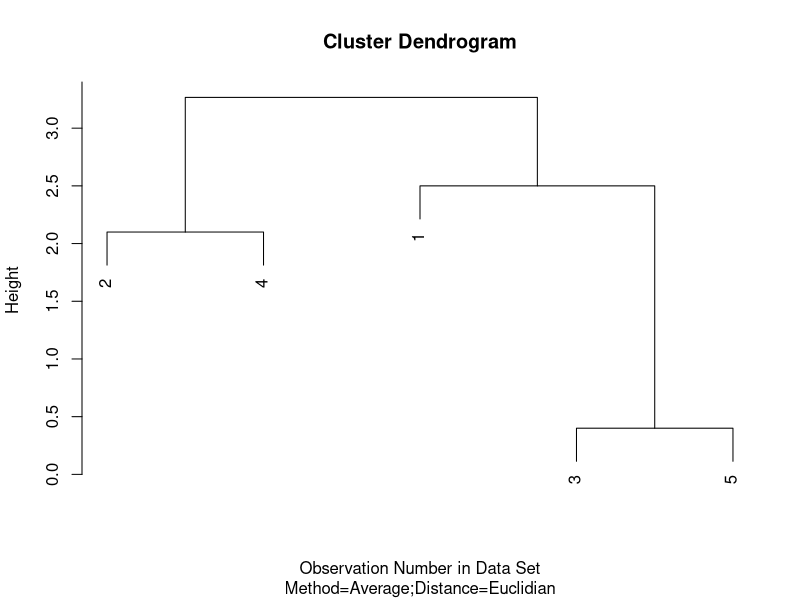

Write R code to recreate this figure. (Note: this script raises an error after producing the figure.)
# EJERCICIO 1:

### clustering2
rm(list=ls())
distancias <- matrix(0, ncol=5, nrow=5);
distancias[upper.tri(distancias)] <- c(3.1,2.4,3.4,3.3,2.1,3.1,2.6,3.6,.4,3.1);
distancias <- t(distancias);

# Metodo average
cluster <- hclust(as.dist(distancias), method="average");
# La matriz de distancias que le cargo es una matriz triangular inferior, igual que la que devuelve dist()

#"ward.D", "ward.D2", "single", "complete", "average" (= UPGMA), "mcquitty" (= WPGMA), "median" (= WPGMC) or "centroid" (= UPGMC).

# a) Sucesion de agrupaciones con el metodo del agrupamiento promedio:
cluster$merge; # orden cuando se unieron
cluster$height; # alturas a las cuales se unieron

cbind(cluster$merge, cluster$height)

# b) Construya un diagrama de arbol jerarquico para la agrupaciones obtenidas 
dendograma <- plot(cluster,main="Cluster Dendrogram",
                   xlab="Observation Number in Data Set",sub="Method=Average;Distance=Euclidian")

# Calcular distancias con los distintos links:
# solo para link promedio
distanciaCalc <- function(dis, g1, g2, enlace="promedio") {
	if(enlace=="promedio"){
		aa <- sum(unlist(lapply(g1, function(x) lapply(g2, function(y) max(distancias[x,y],distancias[y,x])))))/(length(g1)*length(g2));
	} else if(enlace=="min") {
		aa <- min(unlist(lapply(g1, function(x) lapply(g2, function(y) max(distancias[x,y],distancias[y,x])))));
	} else if(enlace=="max"){
		aa <- max(unlist(lapply(g1, function(x) lapply(g2, function(y) max(distancias[x,y],distancias[y,x])))));
	}
	return(aa);	
}

# distancias entre grupos
distanciaCalc(distancias, list(1,2), list(3,4,5), "promedio"); # se usa asi
# distanciaCalc(distancias, list(1), list(3,5), "promedio"); # funciona perfecto

# x = 3
# y = 5
# b = max(distancias[x,y],distancias[y,x])/(length(x)*length(y))
# El maximo de las distiancias al principio tiene que ver con como cargue la matriz de distancias, si es matriz triangular superior o inferior.

# a) a traves coeficiente cofenetico
# Necesito la matriz de distancias:
dist1<- as.dist(distancias)
dist2<- cophenetic(cluster)
cor(dist1,dist2)
# 0.985 posee un coeficiente cofenetico muy elevado por lo que se asume que presenta una baja distoricion en las relaciones originales existentes entre los elementos en estudio.
# Se eljige el metodo que mayor coeficiente presenta.

# EJERCICIO 2:

### clustering
rm(list=ls())
# a) a traves de F criterio de Hartigan.
# F = (SCDG(g) - SCDG(g+1)) / (SCDG(g+1)/(n-g-1))
#calculamos el valor F =(SCDT(k grupos) - SCDT(k+1 grupos))/(SCDT(k+1 grupos) / n-k-1)
calcularF <- function(SCg1, SCg2, numeroGruposDelg1, ntotal) {
    resF <- (SCg1-SCg2) / (SCg2/(ntotal-numeroGruposDelg1-1));
    return(resF);
}
# si es > 10 entonces deberia quedarme con g+1 grupos
# Los parametros que ingresan a la funcion son = SCDT(k grupos); SCDT(k+1 grupos); k ; n.

# Resolucion
# n
n <- 26;

# Sumas de cuadrados dentro totales W para cada k distinto de grupos:
SCG2 <- 63.35+79.49;SCG2
SCG3 <- 63.35+43.94+26.99;SCG3
SCG4 <- 9.36+29.95+27.46+29.07;SCG4

# F entre 2 grupos y 3 grupos: k=2:
calcularF(SCG2, SCG3, 2, n);
(SCG2 - SCG3)/(SCG3/(n-2-1))

# F entre 3 grupos y 4 grupos: k=3:
calcularF(SCG3, SCG4, 3, n);
(SCG3 - SCG4)/(SCG4/(n-3-1))

# Cuando F>10 sugiere quedarnos con un grupo mas, en este caso nos quedariamos con 2 grupos como consecuencia de que F<10 y no tiene sentido dividir en grupos.

# a) a traves de R^2
# R^2 = 1- W/T
# Para este metodo necesito los datos para poder calcular la matriz de varianzas y covarianzas.
# Para 2 grupos:
# Matriz de varainzas y covarianzas:
S=cov(datos)
n = 26
T=(n-1)*S
#Spooled
c1=cov(datos1)
c2=cov(datos2)
Sp=((n1-1)*c1+(n2-1)*c1)/(n-2)
W=(n-2)*Sp
B=T-W
# Para 3 grupos:
# Para 4 grupos:

# a) a traves coeficiente cofenetico
# Necesito la matriz de distancias:
distancia<- dist(datos)
dist2<- cophenetic(cluster)
cor(distancias,dist2)

# EJERCICIO 3:

# a) Expresion analitica de los coeficientes y vector de coeficientes estimados LDA:

### Discriminante lineal a mano
rm(list=ls());
# Matriz de varianzas y covrianzas combinada:
Sp <- matrix(c(4.764,1.001,1.001,3.259), ncol=2, byrow=T);
iSpt <- solve(Sp); #inversa

# Numero de observaciones por grupo:
n <- 70;
nG1 <- 35; nG2 <- 35;

# Medias por grupo
m1t <- c(5, 4.8); # GRUPO 1 es el Cumplidor
m2t <- c(9, 3);

# Proporcion en cada grupos:
pg1=nG1/n
pg2=nG2/n

# Termino constante
alin1 <- -0.5*m1t %*% iSpt %*% m1t + (log(pg1)); # Constante del L1
alin2 <- -0.5*m2t %*% iSpt %*% m2t + (log(pg2));
# Para la profe va sin el ln(prop)
alin1 <- -0.5*m1t %*% iSpt %*% m1t;alin1 # Constante del L1
alin2 <- -0.5*m2t %*% iSpt %*% m2t;alin2
# Valores de dato:
alin1 <- -5.876;
alin2 <- -9.396;

# Pendiente
blin1 <- m1t %*% iSpt; # Pendiente del L1
blin2 <- m2t %*% iSpt;
# Valores de dato:
blin1 <- c(0.777, 1.296);
blin2 <- c(1.813, 0.364);

# Coeficientes de la expresion analitica:
# PREGUNTAR O VER SI LOS COEFICIENTES QUE ME DA ELLA EN LA CONSTANTE TIENEN INCLUIDO EL LOG PROP. Y DEBO RESTARLO
alin <- (alin1-log(pg1))-(alin2-log(pg2)) # -((m1t-m2t) %*% iSpt %*% (m1t+m2t)) / 2
alin <- (alin1-alin2)
blin <- (blin1-blin2) # (m1t-m2t) %*% iSpt
alin; blin; # coeficientes finales.

# Discriminante lineal para cada sujeto
solicitante1 <- c(6,5);
solicitante2 <- c(8,4);

pi1 <- nG1 / n; pi2 <- nG2 / n;
# Con quien comparo para decidir:
critico <- log(pi2/pi1); critico;
# Aplico regla de desicion a los X (solicitante 1 y 2):
alin + blin %*% solicitante1; # como esto es mayor a critico entonces pertenece a G1
alin + blin %*% solicitante2; # como esto es menor a critico entonces pertenece a G2

# Decido:
(alin + blin %*% solicitante1)>critico; # como esto es mayor a critico entonces pertenece a G1. G1= cumplidor.
(alin + blin %*% solicitante2)>critico; # como esto es menor a critico entonces pertenece a G2. G2= no cumplidor.

# b) Prob a priori de los solicitantes
# Invento solicitante 3 
#solicitante3<-c(15,7)
d <- rbind(solicitante1, solicitante2);
DM1 <- mahalanobis(d, center=m1t, cov=Sp, inverted = FALSE); DM1 # Distancia de mahalanobis al vector de medias grupo 1.
DM2 <- mahalanobis(d, center=m2t, cov=Sp, inverted = FALSE); DM2 # Distancia de mahalanobis al vector de medias grupo 2.

# Para mi es asi pq mahalanobis ya devuelve distancia al cuadrado
prY1_x <- pg1*exp(-0.5*DM1)/(pg1*exp(-0.5*DM1)+pg2*exp(-0.5*DM2));prY1_x
# Probabilidad de que los solicitantes pertenezcan al grupo 1 dado los valores de x

prY2_x <- pg2*exp(-0.5*DM2)/(pg1*exp(-0.5*DM1)+pg2*exp(-0.5*DM2));prY2_x
# Probabilidad de que los solicitantes pertenezcan al grupo 2 dado los valores de x


#prY1x <- pi1*exp(-0.5*DM1^2)/(pi1*exp(-0.5*DM1^2)+pi2*exp(-0.5*DM2^2)); # esto es lo que pide
#probGroups <- as.numeric(prY1x < 0.5)+1;


# a) Expresion analitica de los coeficientes y vector de coeficientes estimados QDA:

# Discriminante cuadratico a mano:
# Matrices de varianzas y covrianzas:

S1 <- matrix(c(4.764,1.001,1.001,3.259), ncol=2, byrow=T);
S2 <- matrix(c(3.5,2.4,3.2,2.2), ncol=2, byrow=T);
iS1 <- solve(S1); #inversa
iS2 <- solve(S2); #inversa

# Numero de observaciones por grupo:
n <- 70;
nG1 <- 35; nG2 <- 35;

# Medias por grupo
m1t <- c(5, 4.8); # GRUPO 1 es el Cumplidor
m2t <- c(9, 3);

# Proporcion en cada grupos:
pg1=nG1/n
pg2=nG2/n

# Termino constante 1:
cte1= 0.5*log(det(S1)/det(S2));cte1

# Termino constante 2:
cte2= -0.5*((t(m1t)%*%iS1%*%m1t)-(t(m2t)%*%iS2%*%m2t));cte2

# Termino lineal:
b1= -2*t(x)%*%(iS1%*%m1t-iS2%*%m2t)

# Termino cuadratico:
b2= -0.5*t(x)%*%(iS1-iS2)%*%(x-mit)%*%x

# Se clasifica al grupo que mas grande da:
sol1 <- matrix(c(6,5),ncol=1,byrow=T);
sol2 <- c(8,4);

# La otra forma que parece es la correcta, segun filimina para dos grupos:
# Se clasifica al grupo que mas grande da:
### sol1
Q1=log(pi1)-0.5*log(det(S1))-(0.5*t(sol1-m1t)%*%(iS1)%*%(sol1-m1t));Q1
Q2=log(pi2)-0.5*log(det(S2))-(0.5*t(sol1-m2t)%*%(iS2)%*%(sol1-m2t));Q2
max(Q1,Q2) # El maximo es Q1 entonces asigno al grupo 1.
### sol2
Q1=log(pi1)-0.5*log(det(S1))-(0.5*t(sol2-m1t)%*%(iS1)%*%(sol2-m1t));Q1
Q2=log(pi2)-0.5*log(det(S2))-(0.5*t(sol2-m2t)%*%(iS2)%*%(sol2-m2t));Q2
max(Q1,Q2) # El maximo es Q1 entonces asigno al grupo 1.


# Segun el libro Gareth:
Q1=log(pi1)-(0.5*t(sol1-m1t)%*%(iS1)%*%(sol1-m1t));Q1
Q2=log(pi2)-(0.5*t(sol1-m2t)%*%(iS2)%*%(sol1-m2t));Q2
max(Q1,Q2) # El maximo es Q1 entonces asigno al grupo 1.

Q1=log(pi1)-(0.5*t(sol2-m1t)%*%(iS1)%*%(sol2-m1t));Q1
Q2=log(pi2)-(0.5*t(sol2-m2t)%*%(iS2)%*%(sol2-m2t));Q2
max(Q1,Q2) # El maximo es Q1 entonces asigno al grupo 1.


# Forma en que resta los Q (filmina):
# Debo reemplazar x y mit
### solicitante 1
Q11= (-0.5*t(sol1)%*%(iS1-iS2)%*%((sol1-m1t)*sol1))+(-2*t(sol1)%*%(iS1%*%m1t-iS2%*%m2t))+cte1+cte2;Q11
# No me cierra dimensionalmente voy a hacer de forma separada
Q21= (-0.5*t(sol1)%*%(iS1-iS2)%*%((sol1-m2t)*sol1))+(-2*t(sol1)%*%(iS1%*%m1t-iS2%*%m2t))+cte1+cte2;Q21
Q21>Q11 # asigno al grupo 2
critico <- log(pi2/pi1); critico;

Q11>critico
Q21>critico

### solicitante 2
Q11= (-0.5*t(sol2)%*%(iS1-iS2)%*%((sol2-m1t)*sol2))+(-2*t(sol2)%*%(iS1%*%m1t-iS2%*%m2t))+cte1+cte2;Q11
# No me cierra dimensionalmente voy a hacer de forma separada
Q21= (-0.5*t(sol2)%*%(iS1-iS2)%*%((sol2-m2t)*sol2))+(-2*t(sol2)%*%(iS1%*%m1t-iS2%*%m2t))+cte1+cte2;Q21
Q21>Q11 # asigno al grupo 1


# a) FDCL

# Funcion discriminante canonica lineal:
#MATRIZ DE COVARIANZAS COMBINADA#
n=26;n1=12;n2=14;g=2
m1=m1t
m2=m2t

c1 <- matrix(c(4.764,1.001,1.001,3.259), ncol=2, byrow=T);
c2 <- matrix(c(3.5,2.4,3.2,2.2), ncol=2, byrow=T);
Sp=((n1-1)*c1+(n2-1)*c2)/(n-2);Sp
W=(n-g)* Sp;W
B =T-W;B

#DISCRIMINANTE CANÓNICO utilizando la función eigen#
e=eigen(solve(W)%*%B);e

e1=as.matrix(e$vectors[,1]);e1
fc=(t(e1)%*%B%*%e1)/(t(e1)%*%W%*%e1);fc

###Para determinar el punto de corte
D1=t(e1)%*%m1;D1

D2=t(e1)%*%m2;D2
C=(D1+D2)/2;C
Di=as.matrix(datos)%*%e1

# VER LA RELACION DE LAS MEDIAS Y PONER EL CRITERIO COMO DEBE ESTAR.
yfit=c()
for (i in 1:length(datos$CONDICIO)) 
  if (Di[i]>C) yfit[i]=1 else yfit[i]=2 
####OJO el criterio esta al revés del teórico porque la media del grupo 2 es menor a la del grupo 1
table(yfit,datos$CONDICIO)
cbind(datos$CONDICIO,yfit)



# Punto 4(20 puntos)
# Para un conjunto de 26 observaciones y 6 variables se realizaron agrupaciones jerárquicas
# utilizando distintos métodos, representadas en los siguientes dendongramas.
# Distancia euclidea, enlace(simple, completo, promedio,centroide) y ward
# 1.¿Con qué método se obtuvo el mejor agrupamiento de los datos?
# 2.Describa brevemente el método seleccionado.
# 3.Utilizando el dendograma ¿Cuántos grupos seleccionaría?¿Por qué?
